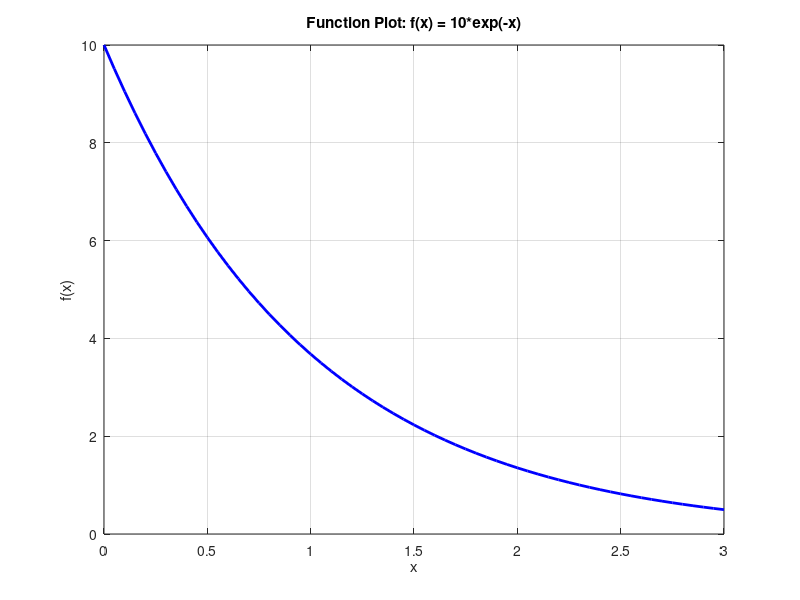

MATLAB code to generate this figure:
clear all;
clc;

% Define the function to be integrated
f = @(x) 10*exp(-x);

% Define the exact integral function
g = @(a,b) f(a)-f(b);   % Exact integral

% Define integration limits
a = 0;
b = 3;
N = 60;  % Number of subintervals

h = (b-a)/N;  % Step size

% Generate equally spaced x values
x = linspace(a, b, N+1);
y = f(x);  % Evaluate function at x values

% Plot the function
figure;
plot(x, y, 'b-', 'LineWidth', 2);
title('Function Plot: f(x) = 10*exp(-x)');
xlabel('x');
ylabel('f(x)');
grid on;

% Compute exact integral value
Ie = g(a,b);  % Exact integral value

% Apply Trapezoidal Rule using direct formula
It1 = h/2*(y(1)+y(N+1)) + h*sum(y(2:N));

% Alternative method for the Trapezoidal Rule
It2 = h/2*sum(y(2:end) + y(1:end-1));

% Compute integral using MATLAB's built-in `trapz` function
It3 = trapz(x, y);

% Another alternative method using `diff`
It4 = sum(diff(x)/2 .* (y(2:end) + y(1:end-1)));

% Compute relative errors for different methods
Et1 = abs(1 - It1/Ie);
Et2 = abs(1 - It2/Ie);
Et3 = abs(1 - It3/Ie);
Et4 = abs(1 - It4/Ie);

% Display results with high precision
fprintf('Exact Integral Value: %.10f\n', Ie);
fprintf('--------------------------------------------------\n');
fprintf('Trapezoidal Rule (Method 1 - Direct Formula):\n');
fprintf('  Computed Integral: %.10f\n', It1);
fprintf('  Relative Error: %.10e\n', Et1);
fprintf('--------------------------------------------------\n');
fprintf('Trapezoidal Rule (Method 2 - Summation Formula):\n');
fprintf('  Computed Integral: %.10f\n', It2);
fprintf('  Relative Error: %.10e\n', Et2);
fprintf('--------------------------------------------------\n');
fprintf('MATLAB''s trapz Function:\n');
fprintf('  Computed Integral: %.10f\n', It3);
fprintf('  Relative Error: %.10e\n', Et3);
fprintf('--------------------------------------------------\n');
fprintf('Alternative Trapezoidal Rule (Using diff function):\n');
fprintf('  Computed Integral: %.10f\n', It4);
fprintf('  Relative Error: %.10e\n', Et4);
